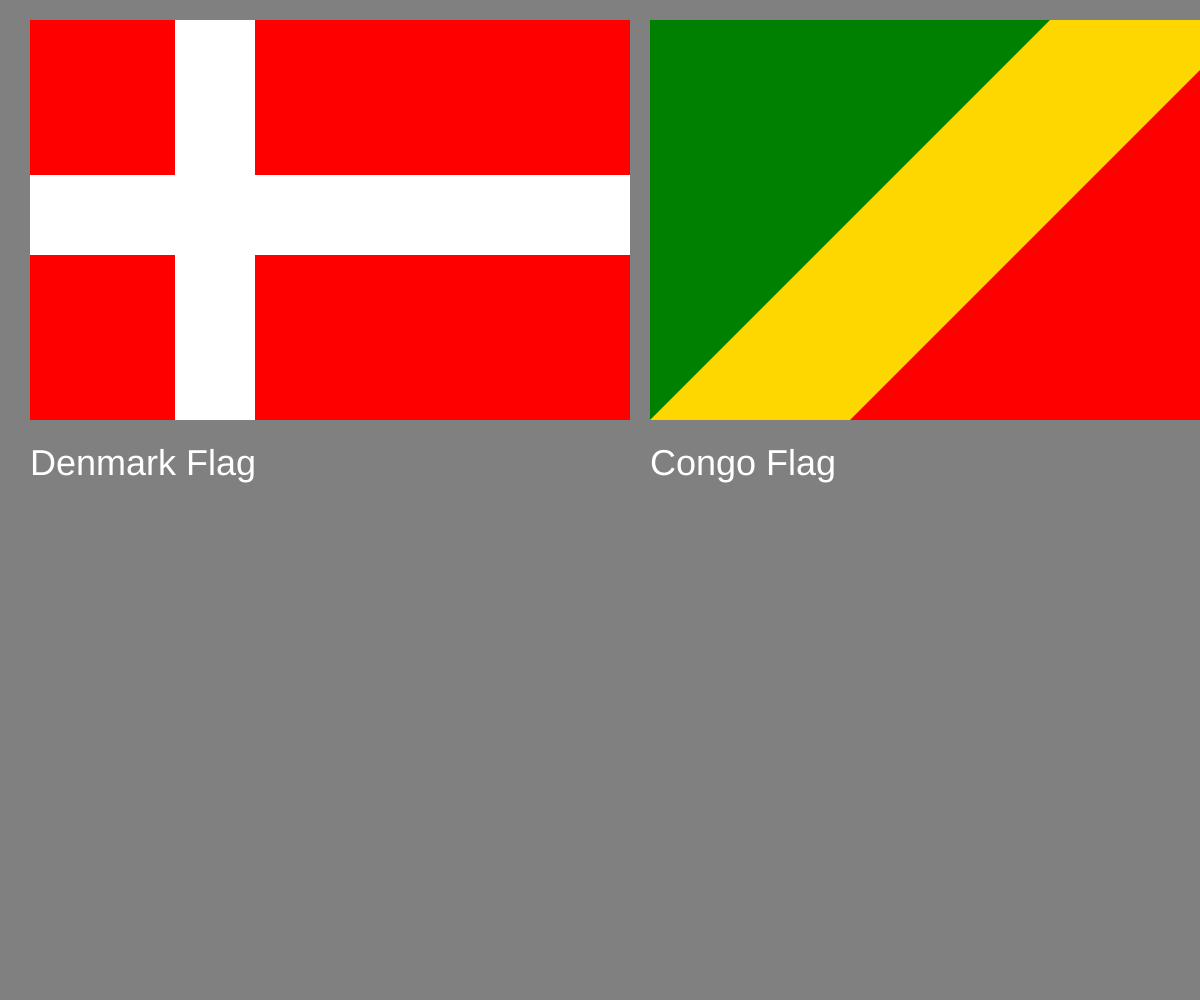
Frame 1 (no input)
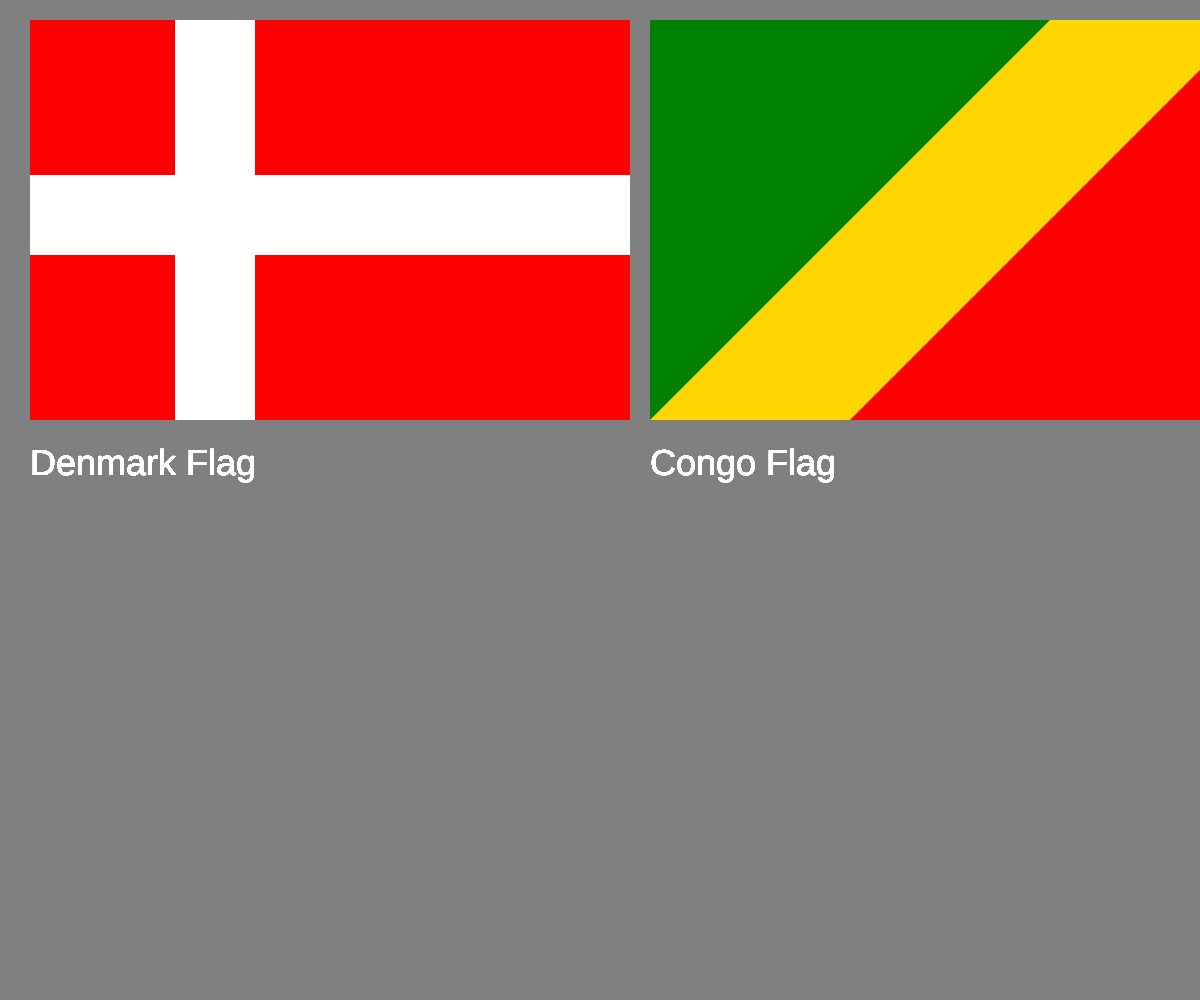
Frame 60 (no input)
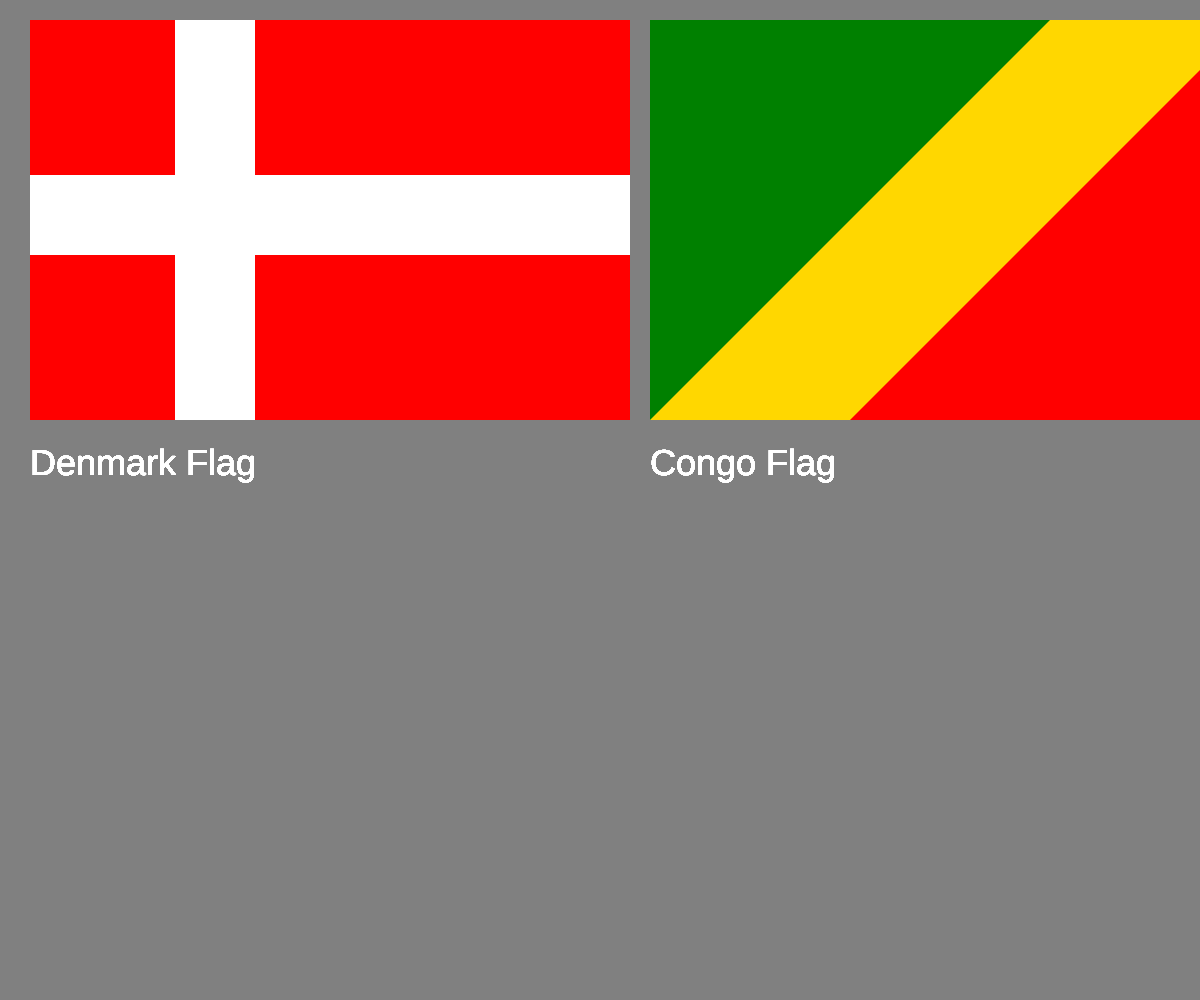
Frame 120 (the mouse pressed at the canvas centre since frame 60)

The p5.js sketch that drew these frames (run headless with seeded random() and noise() and a simulated clock; from frame 60 on, the mouse is pressed at the canvas centre):

// p5.js sketch
// ── sketch.js
var colors = ['grey', 'red', 'white', 'gold', 'green'];
var flags = ['Denmark Flag', 'Congo Flag'];

function setup() {
  // put setup code here
    createCanvas(innerWidth, innerHeight);
    background(colors[0]);
}
    
function draw() {
    //Denmark Flag
    noStroke();
    fill(colors[1]);
    rect(30,20,600,400);
    fill(colors[2]);
    rect(175,20,80,400);
    rect(30,175,600,80);
    
    textSize(36);
    fill(colors[2]);
    text(flags[0], 30, 475);
    
    //Congo Flag
    noStroke();
    fill(colors[3]);
    rect(650,20,600,400);
    fill(colors[4]);
    triangle(650,20,650,420,1050,20);
    fill(colors[1]);
    triangle(1250,20,850,420,1250,420);
    
    textSize(36);
    fill(colors[2]);
    text(flags[1], 650, 475);
}
